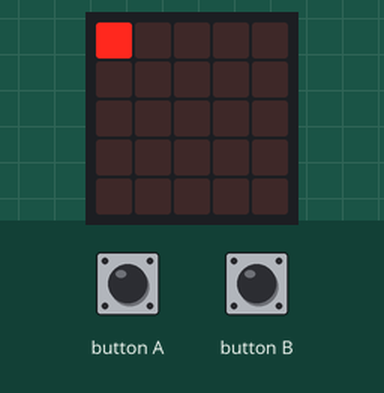
A program run on a simulated BBC micro:bit (MakeCode). On the bench: the board's 5×5 LED display. Inputs (shaded band) come from the test bench.

Above: at 1.2 s.
1.3 s: button B pressed for 0.15 s
At 2.6 s:
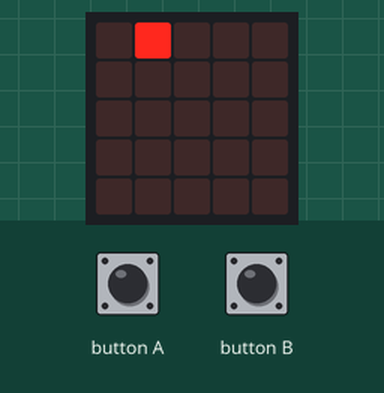
2.9 s: button B pressed for 0.15 s
At 4.0 s:
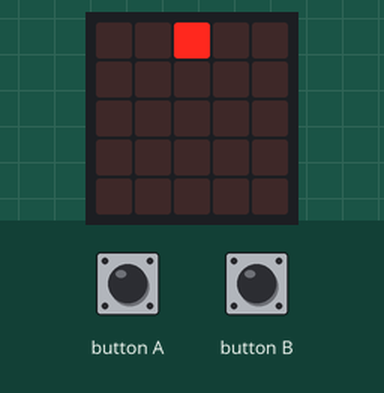
4.5 s: button B pressed for 0.15 s
At 5.2 s:
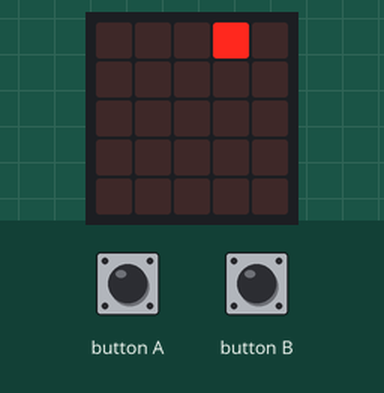
6.1 s: button B pressed for 0.15 s
At 7.4 s:
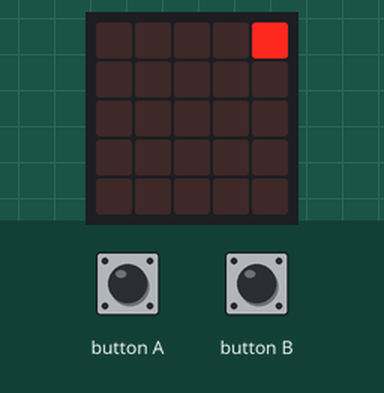
7.7 s: button A pressed for 0.15 s
At 8.8 s:
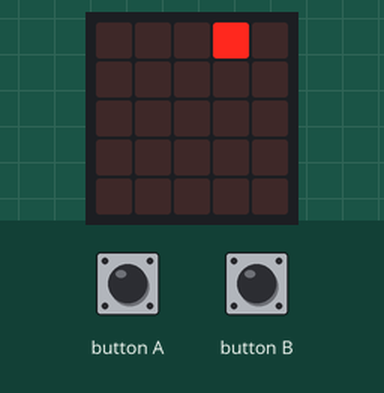
Timing chart, 0 to 10.3 s (numbered marks = the images above; inputs shaded):
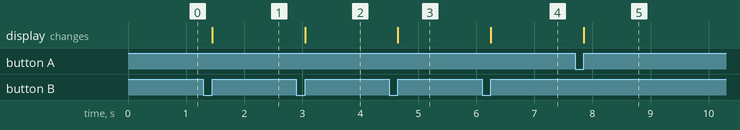

Measured:
- after the input at 1.3 s, the display: changes after 0.15 s (image 1)
- after the input at 2.9 s, the display: changes after 0.15 s (image 2)
- after the input at 4.5 s, the display: changes after 0.15 s (image 3)
- after the input at 6.1 s, the display: changes after 0.15 s (image 4)
- after the input at 7.7 s, the display: changes after 0.15 s (image 5)

The program:

main.ts
```typescript
input.onButtonPressed(Button.A, function () {
    led.unplot(posX, 0)
    posX += -1
    if (posX < 0) {
        posX = 0
    }
    led.plot(posX, 0)
})
input.onButtonPressed(Button.B, function () {
    led.unplot(posX, 0)
    posX += 1
    if (posX > 4) {
        posX = 4
    }
    led.plot(posX, 0)
})
let posX = 0
posX = 0
led.plot(posX, 0)
basic.forever(function () {

})
```

test.ts
```typescript
// les tests vont ici ; cela ne sera pas compilé si ce paquet est utilisé en tant qu'extension.
```
